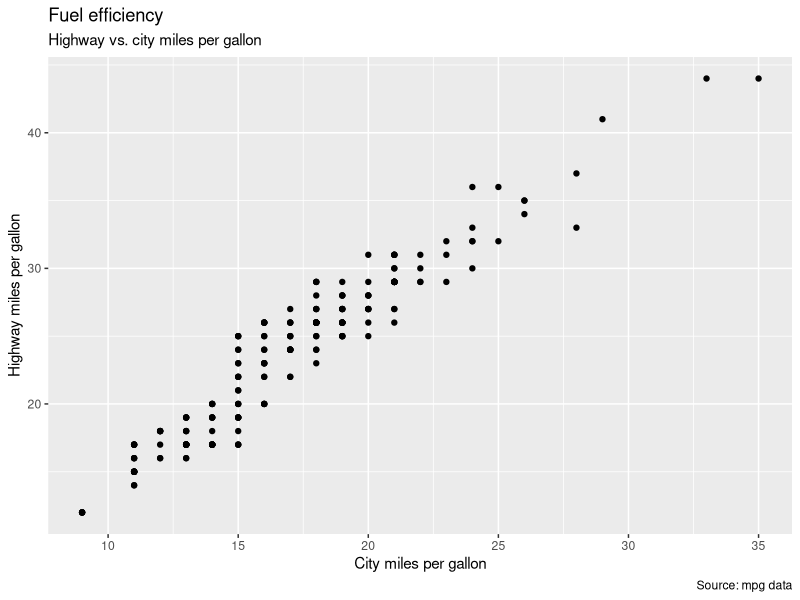
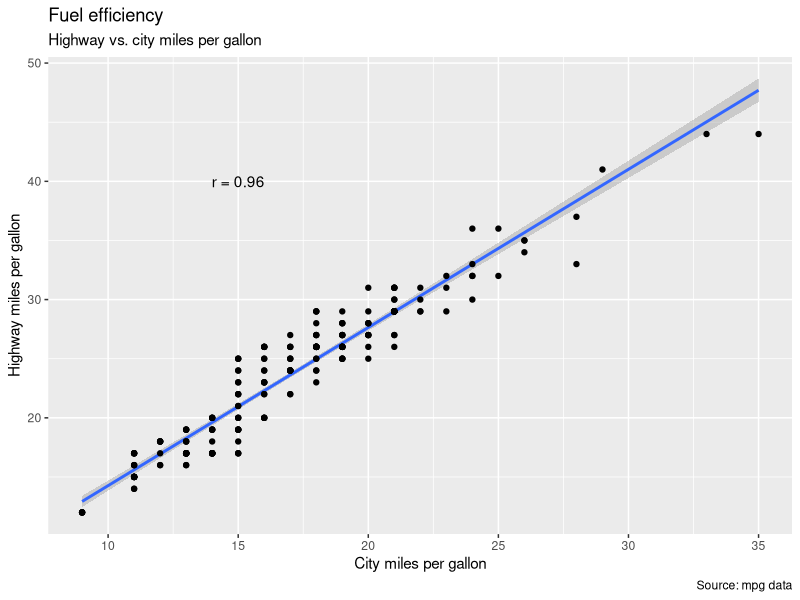
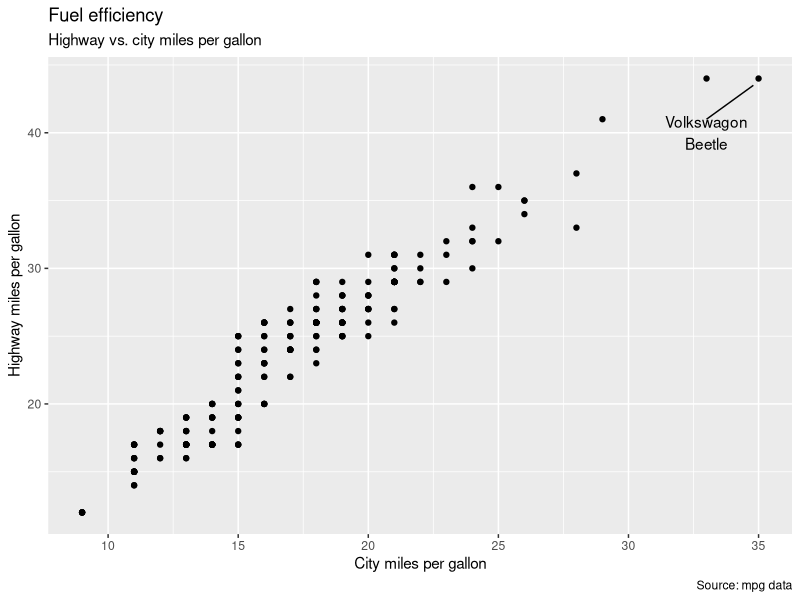
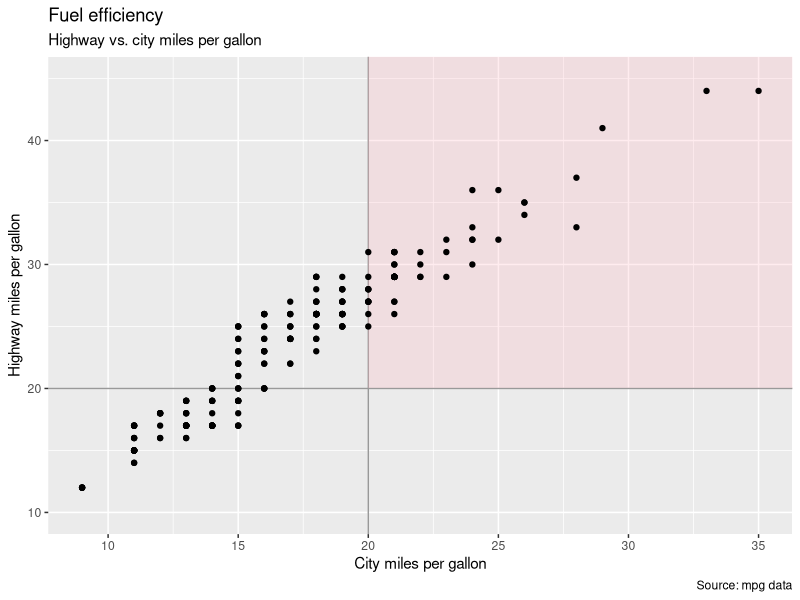
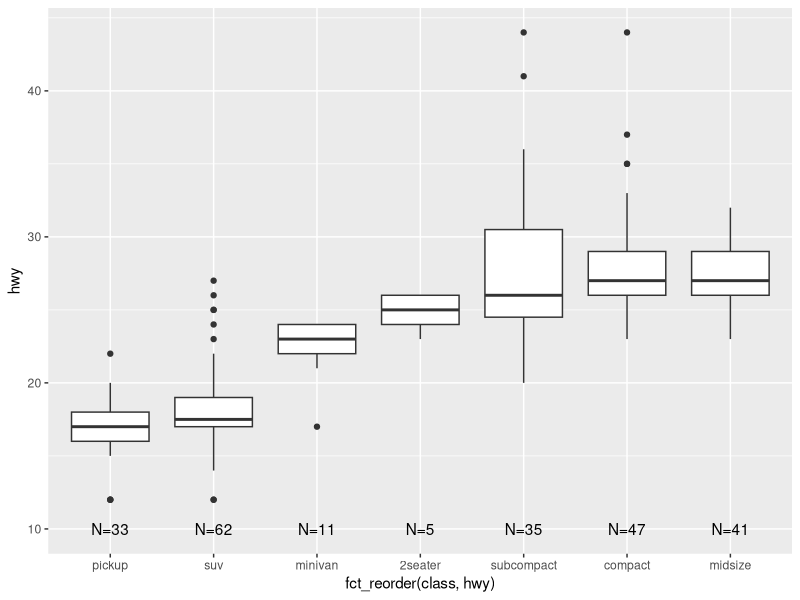

These figures' R source, in order:
## ---- chunk 1
library(tidyverse)
mpg |> 
  ggplot(aes(x = cty, y = hwy)) +
  geom_point() +
  labs(title = "Fuel efficiency", subtitle = "Highway vs. city miles per gallon", caption = "Source: mpg data", x = "City miles per gallon", y = "Highway miles per gallon")
## ---- chunk 2
mpg_corr <- cor(mpg$hwy, mpg$cty)
mpg |> 
  ggplot(aes(x = cty, y = hwy)) +
  geom_smooth(method = "lm") +
  geom_point() +
  labs(title = "Fuel efficiency", subtitle = "Highway vs. city miles per gallon", caption = "Source: mpg data", x = "City miles per gallon", y = "Highway miles per gallon") +
  annotate(geom = "text", label = paste0("r = ", round(mpg_corr, 2)), x = 15, y = 40)
## ---- chunk 3
mpg |> 
  ggplot(aes(x = cty, y = hwy)) +
  geom_point() +
  labs(title = "Fuel efficiency", subtitle = "Highway vs. city miles per gallon", caption = "Source: mpg data", x = "City miles per gallon", y = "Highway miles per gallon") +
  annotate(geom = "text", label = "Volkswagon\nBeetle", x = 33, y = 40) +
  annotate(geom = "segment", x = 33, xend = 34.8, y = 41, yend = 43.5)
## ---- chunk 4
mpg |> 
  ggplot(aes(x = cty, y = hwy)) +
  geom_hline(yintercept = 20, color = "grey60") +
  geom_vline(xintercept = 20, color = "grey60") +
  annotate(geom = "rect", xmin = 20, xmax = 50, ymin = 20, ymax = 50, fill = "lightpink", alpha = 0.25) +
  geom_point() +
  labs(title = "Fuel efficiency", subtitle = "Highway vs. city miles per gallon", caption = "Source: mpg data", x = "City miles per gallon", y = "Highway miles per gallon") +
  coord_cartesian(xlim = c(9, 35), ylim = c(10, 45))
## ---- chunk 5
mpg |> 
  ggplot(aes(x = fct_reorder(class, hwy), y = hwy)) +
  geom_boxplot() +
  geom_text(stat = "count", aes(label = paste0("N=", after_stat(count))), y = 10) +
  ylim(10, 44)
